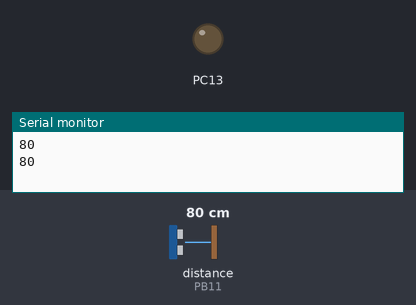
The sketch below on a simulated STM32 Blue Pill. Shown: output pins drawn as LEDs (lit = HIGH), the last lines printed to the serial monitor. Wiring (inferred from the names in the program): ultrasonic range finder: trigger PB10; echo PB11. The test bench sets the inputs (shaded band); at power-on: distance to the obstacle (sensor on PB11) 80 cm. The echo pulse lasts 58.3 µs per cm; pins used as bus, display or sensor lines are not drawn.

Above: at 1.8 s.
1.9 s: distance to the obstacle (sensor on PB11) set to 56 cm
3.4 s: distance to the obstacle (sensor on PB11) set to 45 cm
At 4.3 s:
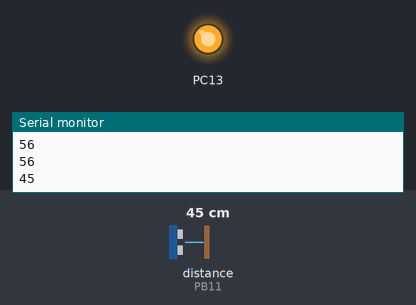
7.5 s: distance to the obstacle (sensor on PB11) set to 60 cm
At 9.1 s:
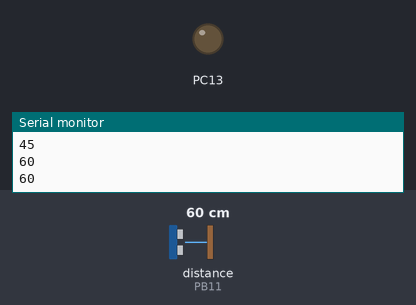
9.5 s: distance to the obstacle (sensor on PB11) set to 2 cm
At 10.8 s:
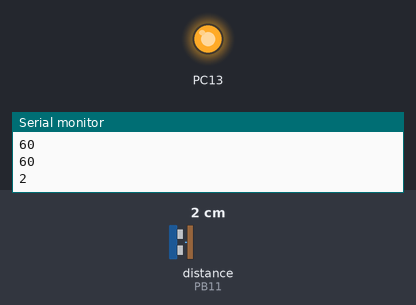
Timing chart, 0 to 12.5 s (numbered marks = the images above; inputs shaded):
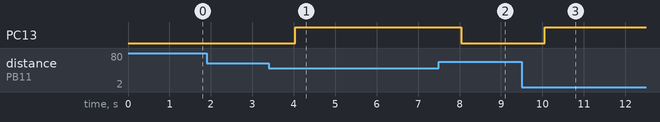

Measured:
- the behaviour switches between 51 and 50 cm on distance to the obstacle (sensor on PB11) (found by bisection; images 0 and 1)
- after the input at 3.4 s, PC13: LOW → HIGH after 0.63 s
- after the input at 7.5 s, PC13: HIGH → LOW after 0.55 s
- after the input at 9.5 s, PC13: LOW → HIGH after 0.56 s

The sketch:

01bare_bones.ino
```cpp
// print distance to serial — hy_sr05
// Ty Seyoum

#define ECHOPIN PB11 // Pin to receive echo pulse
#define TRIGPIN PB10 // Pin to send trigger pulse

void setup() {
  Serial.begin(9600); //
  pinMode(PC13, OUTPUT);
  pinMode(ECHOPIN, INPUT);
  pinMode(TRIGPIN, OUTPUT);
}

void loop() {
  digitalWrite(PC13, LOW);
  digitalWrite(TRIGPIN, LOW); // Set the trigger pin to low for 2uS
  delay(1);
  digitalWrite(TRIGPIN, HIGH); // Send a 10uS high to trigger ranging
  delay(1);
  digitalWrite(TRIGPIN, LOW); // Send pin low again
  int distance = pulseIn(ECHOPIN, HIGH); // Read in times pulse
  distance = distance / 58; // Calculate distance from time of pulse
  if (distance <= 50) {
    digitalWrite(PC13, HIGH);
  }
  else {
    digitalWrite(PC13, LOW);
  }
  Serial.println(distance);
  delay(1000); // Wait 50mS before next ranging
}
```
